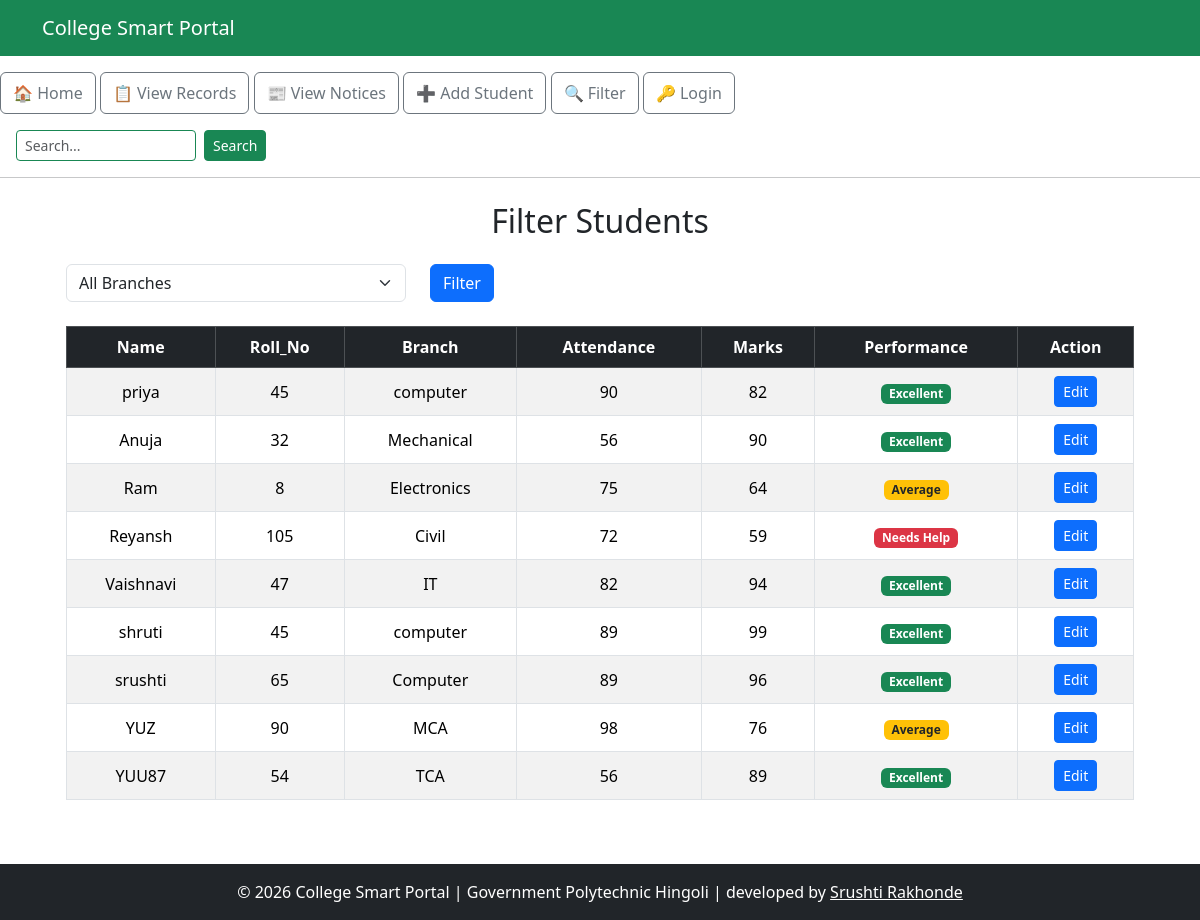
/filter, run on an earlier commit of the app's database.
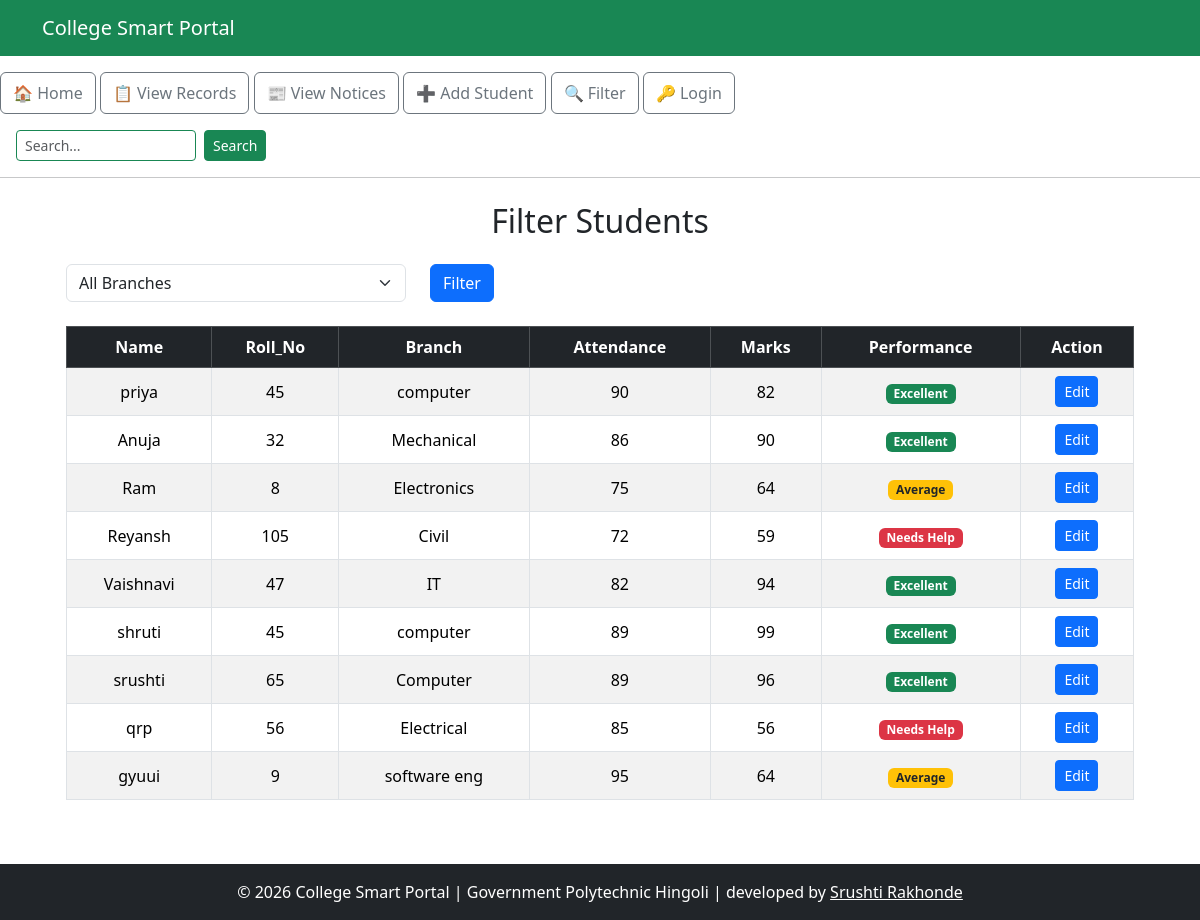
And on a later commit of the database.
### tables this page shows
CREATE TABLE students (
                    id INTEGER PRIMARY KEY AUTOINCREMENT,
                    name TEXT NOT NULL,
                    roll_no INTEGER NOT NULL,
                    marks INTEGER NOT NULL,
                    branch TEXT NOT NULL,
                    attendance INTEGER DEFAULT 0
                 );

### project Flask.py (the view)
@app.route("/filter")
def filter():
    selected_branch = request.args.get("branch", "")
    conn = sqlite3.connect("college.db")
    conn.row_factory = sqlite3.Row
    cursor = conn.cursor()
    cursor.execute("""
        SELECT DISTINCT branch
        FROM students
        ORDER BY branch
    """)
    branches = [row["branch"] for row in cursor.fetchall()]
    if selected_branch:
        cursor.execute(
            "SELECT * FROM students WHERE branch = ?",
            (selected_branch,)
        )
    else:
        cursor.execute("SELECT * FROM students")
    students = cursor.fetchall()
    conn.close()
    return render_template(
        "filter.html",
        students=students,
        branches=branches,
        selected_branch=selected_branch
    )

### templates/filter.html (shortened to what this page needs)
{% extends "base.html" %}
{% block content %}
<div class="container mt-4">
    <h2 class="text-center mb-4">Filter Students</h2>
    <form method="GET" action="{{ url_for('filter') }}" class="row mb-4">
        <div class="col-md-4">
            <select name="branch" class="form-select">
                <option value="">All Branches</option>
            </select>
        </div>
        <div class="col-md-2">
            <button type="submit" class="btn btn-primary">
                Filter
            </button>
        </div>
    </form>
    <div class="table-responsive">
        <table class="table table-bordered table-striped table-hover text-center align-middle">
            <thead class="table-dark">
                <tr>
                    <th>Name</th>
                    <th>Roll_No</th>
                    <th>Branch</th>
                    <th>Attendance</th>
                    <th>Marks</th>
                    <th>Performance</th>
                    <th>Action</th>
                </tr>
            </thead>
            <tbody>
                {% for student in students %}
                <tr>
                    <td>{{ student["name"] }}</td>
                    <td>{{ student["roll_no"] }}</td>
                    <td>{{ student["branch"] }}</td>
                    <td>{{ student["attendance"] }}</td>
                    <td>{{ student["marks"] }}</td>
                    <td>
                        {% if student["marks"] >= 80 %}
                            <span class="badge bg-success">Excellent</span>
                        {% elif student["marks"] >= 60 %}
                            <span class="badge bg-warning text-dark">Average</span>
                        {% else %}
                            <span class="badge bg-danger">Needs Help</span>
                        {% endif %}
                    </td>
                    <td>
                        <a href="{{ url_for('edit_student', id=student['id']) }}"
                           class="btn btn-sm btn-primary">
                            Edit
                        </a>
                    </td>
                </tr>
                {% endfor %}
            </tbody>
        </table>
    </div>
</div>
{% endblock %}

What changed in the data, as far as the page shows it:
removed students: name "YUZ", roll_no "90", branch "MCA", attendance "98", marks "76", shows "Average"
removed students: name "YUU87", roll_no "54", branch "TCA", attendance "56", marks "89", shows "Excellent"
changed students "Anuja": attendance "56" → "86"
added students: name "qrp", roll_no "56", branch "Electrical", attendance "85", marks "56", shows "Needs Help"
added students: name "gyuui", roll_no "9", branch "software eng", attendance "95", marks "64", shows "Average"
